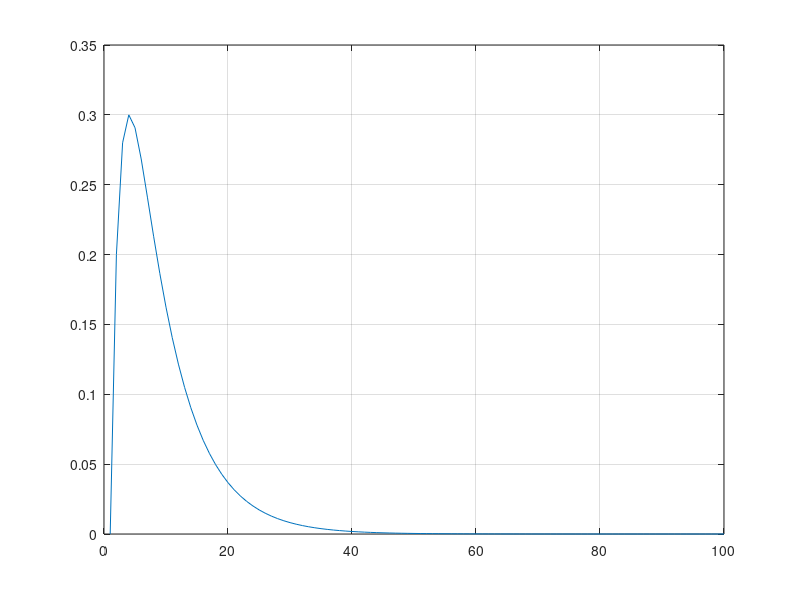

MATLAB code for this plot:
%%
n = 100;

T = [0.8    0       0.3     0   0
     0.2    0.6     0.2     0   0
     0      0.1     0.4     0   0
     0      0.3     0       1   0
     0      0       0.1     0   1]


probFinal = zeros(1, n);

%%
V = [1   0   0   0   0]';
probFinal(1) = V(2);

for i = 1:1:n-1
    probEstado = (T^i) * V;
    probFinal(i+1) = probEstado(2);
end

%%
plot(1:1:n, probFinal);
grid on;

%  Após cerca de 5 transições, a probabilidade de estar no
% estado 2 é quase nula, visto que é muito mais provável
% ter-mos ficado presos num estado absorvente.
